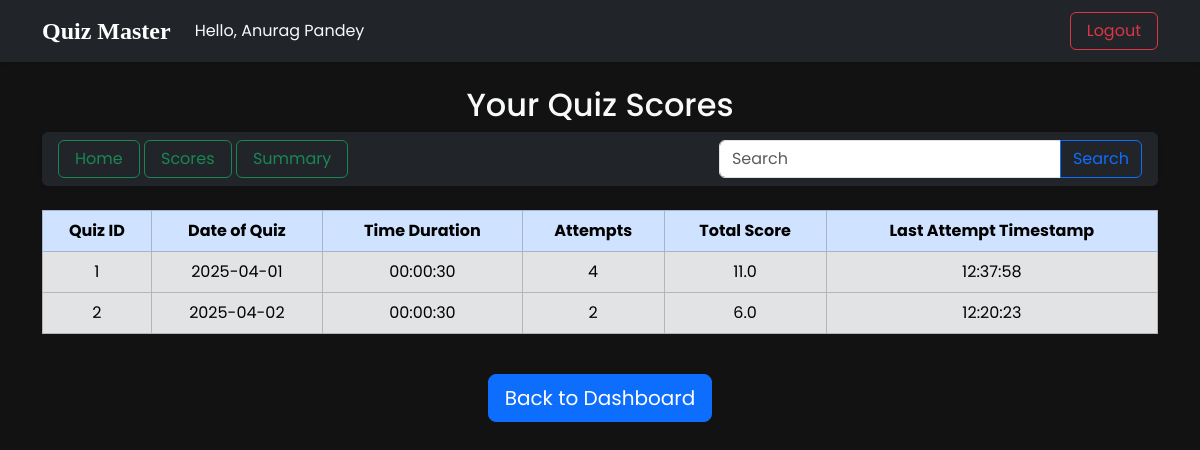
Screenshot of /scores (signed in) with the database file from the repository.
### applications/models.py (models this page shows)
class Quiz(db.Model):
    id = db.Column(db.Integer, primary_key=True, autoincrement=True)
    chapter_id = db.Column(db.Integer, db.ForeignKey('chapter.id', ondelete="CASCADE"), unique=True, nullable=False)
    date_of_quiz = db.Column(db.Date, nullable=False)
    time_duration = db.Column(db.String(10), nullable=False)
    remarks = db.Column(db.Text, nullable=True)
    questions = db.relationship('Question', backref='quiz', cascade="all, delete-orphan")
    scores = db.relationship('Score', backref='quiz', lazy=True)

class Score(db.Model):
    id = db.Column(db.Integer, primary_key=True, autoincrement=True)
    quiz_id = db.Column(db.Integer, db.ForeignKey('quiz.id'), nullable=False)
    user_id = db.Column(db.Integer, db.ForeignKey('user.id'), nullable=False)
    time_stamp_of_attempt = db.Column(db.String(8), nullable=False)
    total_scored = db.Column(db.Float, nullable=False)

### applications/routes.py (the view)
@app.route('/scores')
def scores():
    if session['user_role'] == 'admin':
        flash("You are logged in as an admin. Log in as a user to view your scores.", "warning")
        return redirect(url_for('admin_dashboard'))
    quizzes = Quiz.query.all()
    user_id = session.get('user_id')
    user_attempts = UserAttempt.query.filter_by(user_id=user_id).all()
    scores = Score.query.filter_by(user_id=user_id).all()
    return render_template('quiz_portal/scores.html', quizzes=quizzes, user_attempts=user_attempts, scores=scores)

### templates/quiz_portal/scores.html (shortened to what this page needs)
{% extends "base.html" %}
{% block body %}
<div class="container mt-4">
    <h2 class="text-center text-light">Your Quiz Scores</h2>
    <div class="d-flex justify-content-between align-items-center p-3 bg-dark rounded shadow-sm py-2 mt-2 mb-4">
        <nav>
            <a class="btn btn-outline-success px-3" href="{{ url_for('user_dashboard') }}">Home</a>
            <a class="btn btn-outline-success px-3" href="{{url_for('scores')}}">Scores</a>
            <a class="btn btn-outline-success px-3" href="{{ url_for('summary') }}">Summary</a>
        </nav>
        <div class="d-flex align-items-center gap-3">
            <form method="GET" action="{{ url_for('search') }}">
                <div class="input-group">
                    <input type="search" name="query" class="form-control" placeholder="Search" aria-label="Search" aria-describedby="search-addon" required />
                    <button type="submit" class="btn btn-outline-primary">Search</button>
                </div>
            </form>
        </div>
    </div>
    {% if scores %}
    <div class="table-responsive mt-4">
        <table class="table table-bordered text-center align-middle">
            <thead class="table-primary">
                <tr>
                    <th>Quiz ID</th>
                    <th>Date of Quiz</th>
                    <th>Time Duration</th>
                    <th>Attempts</th>
                    <th>Total Score</th>
                    <th>Last Attempt Timestamp</th>
                </tr>
            </thead>
            <tbody class="table-secondary">
                {% for quiz in quizzes %}
                {% set user_scores = scores | selectattr("quiz_id", "equalto", quiz.id) | list %}
                {% set attempts = user_attempts | selectattr("quiz_id", "equalto", quiz.id) | list %}
                {% set attempt_count = attempts | map(attribute="attempt_no") | unique | list | length %}
                {% set total_score = user_scores | map(attribute="total_scored") | sum %}
                {% set timestamps = user_scores | map(attribute='time_stamp_of_attempt') | list %}
                {% set last_attempt = timestamps | max if timestamps else 'N/A' %}
                <tr>
                    <td>{{ quiz.id }}</td>
                    <td>{{ quiz.date_of_quiz.strftime('%Y-%m-%d') }}</td>
                    <td>{{ quiz.time_duration }}</td>
                    <td>{{ attempt_count }}</td>
                    <td>{{ total_score }}</td>
                    <td>{{ last_attempt }}</td>
                </tr>
                {% endfor %}
            </tbody>
        </table>
    </div>
    {% else %}
    <p class="text-center text-warning h4">No scores available.</p>
    {% endif %}
    <div class="text-center mt-4">
        <a href="{{ url_for('user_dashboard') }}" class="btn btn-lg btn-primary">Back to Dashboard</a>
    </div>
</div>
{% endblock %}

### static/style.css (style rules this page uses)
* { margin: 0; padding: 0; box-sizing: border-box; }
html, body { height: 100%; overflow-x: hidden; }
html { scroll-behavior: smooth; }
body { background-color: #121212; color: #E0E0E0; font-family: 'Poppins', sans-serif; }

### rows the page displays
Quiz: id "1", date_of_quiz "2025-04-01", time_duration "00:00:30", attempt_count "4", total_score "11.0"
Score: time_stamp_of_attempt "12:37:58"
Quiz: id "2", date_of_quiz "2025-04-02", time_duration "00:00:30", attempt_count "2", total_score "6.0"
Score: time_stamp_of_attempt "12:20:23"

### other values shown
{{ session['user_name'] }} "Anurag Pandey"
